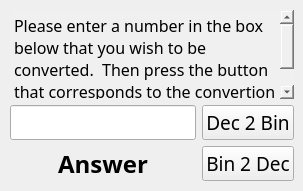
<?xml version="1.0" encoding="UTF-8"?>
<ui version="4.0">
 <class>MainWindow</class>
 <widget class="QMainWindow" name="MainWindow">
  <property name="geometry">
   <rect>
    <x>0</x>
    <y>0</y>
    <width>303</width>
    <height>191</height>
   </rect>
  </property>
  <property name="windowTitle">
   <string>Number Converter</string>
  </property>
  <property name="autoFillBackground">
   <bool>true</bool>
  </property>
  <widget class="QWidget" name="centralwidget">
   <widget class="QWidget" name="">
    <property name="geometry">
     <rect>
      <x>10</x>
      <y>10</y>
      <width>284</width>
      <height>171</height>
     </rect>
    </property>
    <layout class="QVBoxLayout" name="verticalLayout_3">
     <item>
      <widget class="QTextBrowser" name="textBrowser">
       <property name="font">
        <font>
         <family>Ideal Sans Medium</family>
         <pointsize>12</pointsize>
        </font>
       </property>
       <property name="autoFillBackground">
        <bool>false</bool>
       </property>
       <property name="styleSheet">
        <string notr="true">background-color:rgb(240, 240, 240)</string>
       </property>
       <property name="frameShape">
        <enum>QFrame::NoFrame</enum>
       </property>
       <property name="frameShadow">
        <enum>QFrame::Plain</enum>
       </property>
       <property name="html">
        <string>&lt;!DOCTYPE HTML PUBLIC &quot;-//W3C//DTD HTML 4.0//EN&quot; &quot;http://www.w3.org/TR/REC-html40/strict.dtd&quot;&gt;
&lt;html&gt;&lt;head&gt;&lt;meta name=&quot;qrichtext&quot; content=&quot;1&quot; /&gt;&lt;style type=&quot;text/css&quot;&gt;
p, li { white-space: pre-wrap; }
&lt;/style&gt;&lt;/head&gt;&lt;body style=&quot; font-family:'Ideal Sans Medium'; font-size:12pt; font-weight:400; font-style:normal;&quot;&gt;
&lt;p style=&quot; margin-top:0px; margin-bottom:0px; margin-left:0px; margin-right:0px; -qt-block-indent:0; text-indent:0px;&quot;&gt;Please enter a number in the box below that you wish to be converted.  Then press the button that corresponds to the convertion you wish to make.&lt;/p&gt;&lt;/body&gt;&lt;/html&gt;</string>
       </property>
      </widget>
     </item>
     <item>
      <layout class="QHBoxLayout" name="horizontalLayout">
       <item>
        <layout class="QVBoxLayout" name="verticalLayout">
         <item>
          <widget class="QLineEdit" name="number">
           <property name="font">
            <font>
             <family>Ideal Sans Medium</family>
             <pointsize>14</pointsize>
            </font>
           </property>
          </widget>
         </item>
         <item>
          <widget class="QLabel" name="answer">
           <property name="font">
            <font>
             <family>Tekton Pro</family>
             <pointsize>18</pointsize>
             <weight>75</weight>
             <bold>true</bold>
            </font>
           </property>
           <property name="text">
            <string>Answer</string>
           </property>
           <property name="textFormat">
            <enum>Qt::PlainText</enum>
           </property>
           <property name="alignment">
            <set>Qt::AlignCenter</set>
           </property>
           <property name="margin">
            <number>5</number>
           </property>
          </widget>
         </item>
        </layout>
       </item>
       <item>
        <layout class="QVBoxLayout" name="verticalLayout_2">
         <item>
          <widget class="QPushButton" name="dec2bin">
           <property name="font">
            <font>
             <family>Ideal Sans Medium</family>
             <pointsize>14</pointsize>
            </font>
           </property>
           <property name="text">
            <string>Dec 2 Bin</string>
           </property>
          </widget>
         </item>
         <item>
          <widget class="QPushButton" name="bin2dec">
           <property name="font">
            <font>
             <family>Ideal Sans Medium</family>
             <pointsize>14</pointsize>
            </font>
           </property>
           <property name="text">
            <string>Bin 2 Dec</string>
           </property>
          </widget>
         </item>
        </layout>
       </item>
      </layout>
     </item>
    </layout>
   </widget>
  </widget>
 </widget>
 <resources/>
 <connections/>
</ui>
